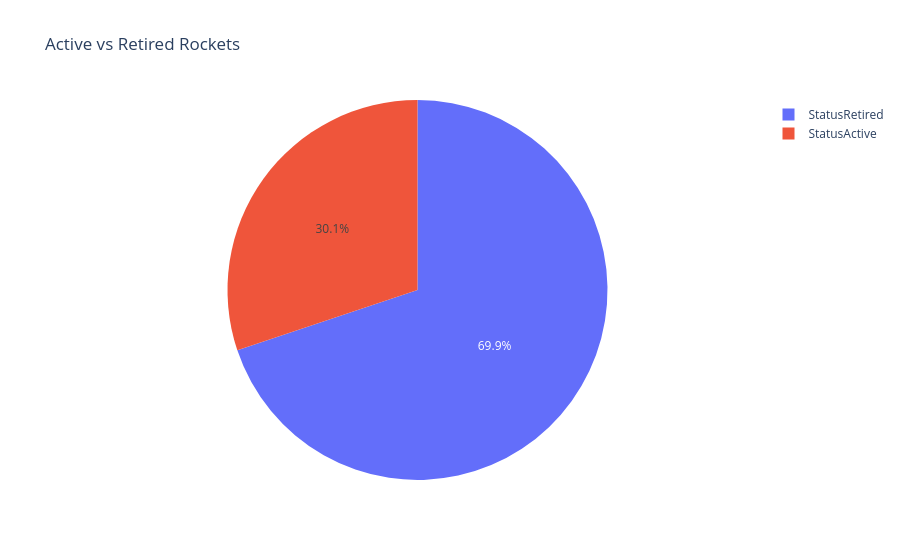

The code cell stored with this chart in its notebook:
### Markdown cell above
# Number of Active versus Retired Rockets

How many rockets are active compared to those that are decomissioned?

### Code cell
rocket_status = df_data["Rocket_Status"].value_counts()
fig = px.pie(rocket_status,
             values=rocket_status.values,
             names=rocket_status.index,
             title="Active vs Retired Rockets")
fig.show()

### Figure 1 — Plotly figure (JSON) as saved in the notebook; plotly's stock layout.template omitted (floating-point values rounded to 4 significant figures)
{"data": [{"domain": {"x": [0.0, 1.0], "y": [0.0, 1.0]}, "hovertemplate": "label=%{label}<br>value=%{value}<extra></extra>", "labels": ["StatusRetired", "StatusActive"], "legendgroup": "", "name": "", "showlegend": true, "values": [3974, 1715], "type": "pie"}], "layout": {"legend": {"tracegroupgap": 0}, "title": {"text": "Active vs Retired Rockets"}}}
